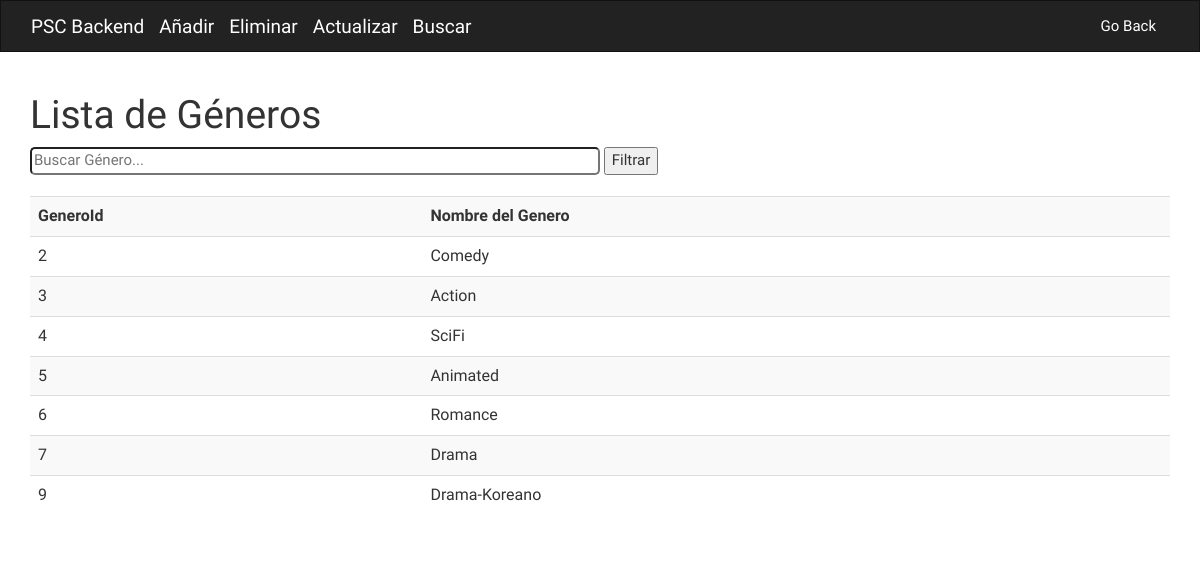
/backend/genre/genre_search.php, run on the app's committed database.
### tables this page shows
CREATE TABLE `genre` (
  `GenreID` int(11) NOT NULL AUTO_INCREMENT,
  `Genre` varchar(255) NOT NULL,
  PRIMARY KEY (`GenreID`)
);

### backend/genre/genre_search.php (the view, shortened to what this page needs)
<?php include '../template/header.php' ?>
<h1>Lista de Géneros</h1>
<?php
	if(isset($_POST['search'])){
		$valueToSearch=$_POST['myInput'];
		$qry="select * from genre where genre LIKE '%".$valueToSearch."%'";
		$search_result=filterTable($mysqli,$qry);
	}
	else{
		$qry="Select * from genre";
		$search_result=filterTable($mysqli,$qry);
	}
	function filterTable($mysqli,$qry){
		$filter_result = $mysqli->query($qry);
		return $filter_result;
	}
?>
<form action="" method="post">
	<input type="text" style="width: 50%;border-radius: 5px;" name="myInput" name="valueToSearch" placeholder="Buscar Género..." title="Buscar Género">
	<input type="submit" name="search" value="Filtrar">
	<br><br>
	<table class="table table-striped">
	    <tr>
	        <th>GeneroId</th>
	        <th>Nombre del Genero</th>
	    </tr>
		<?php while($row = mysqli_fetch_array($search_result, MYSQLI_ASSOC)){ ?>
			<tr>
				<td><?php echo $row['GenreID']; ?></td>
				<td><?php echo $row['Genre']; ?></td>
	        </tr>
		<?php } ?>
	</table>
</form>
<?php include '../template/footer.php' ?>

### data on the page
genre: GenreID "2", Genre "Comedy"
genre: GenreID "3", Genre "Action"
genre: GenreID "4", Genre "SciFi"
genre: GenreID "5", Genre "Animated"
genre: GenreID "6", Genre "Romance"
genre: GenreID "7", Genre "Drama"
genre: GenreID "9", Genre "Drama-Koreano"
